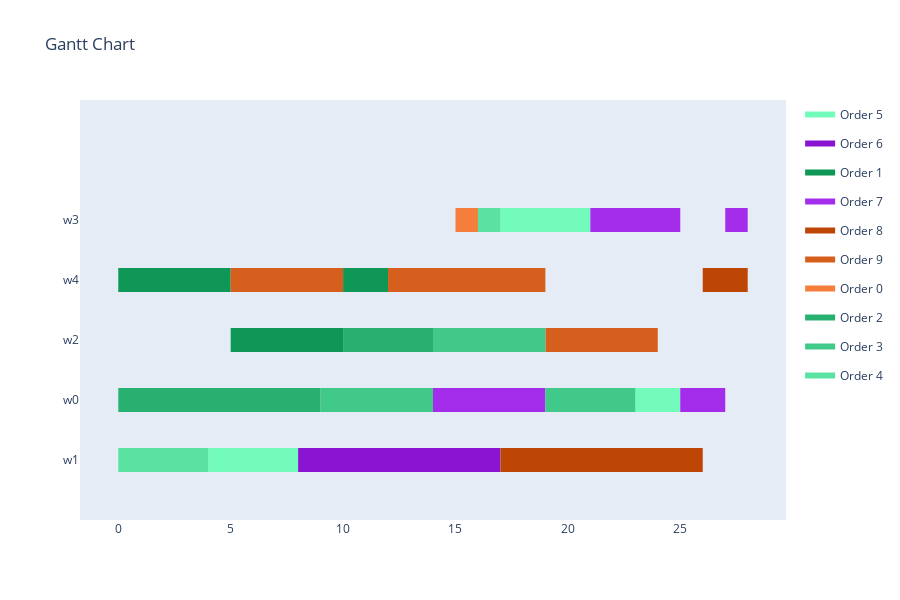

Source (notebook cell):
### Markdown cell above
Translate to Schedule

### Code cell
schedule = GAToScheduleTranslator().translate(result, selected_tasks, env, orders)
"""for workstation in schedule.assignments:
    for assignment in schedule.assignments[workstation]:
        print(f'Workstation: {workstation}, Task: {assignment[0]}, Start Time: {assignment[1]}, Duration: {durations[assignment[0]][workstation]}')"""
visualize_schedule(schedule, env, orders)

### Figure 1 — Plotly figure (JSON) as saved in the notebook; plotly's stock layout.template omitted (floating-point values rounded to 4 significant figures)
{"data": [{"fill": "toself", "fillcolor": "rgb(114, 251, 186)", "hoverinfo": "name", "legendgroup": "rgb(114, 251, 186)", "mode": "none", "name": "Order 5", "type": "scatter", "x": [17, 21, 21, 17, 17, 23, 25, 25, 23, 23, 4, 8, 8, 4], "y": [3.8, 3.8, 4.2, 4.2, null, 0.8, 0.8, 1.2, 1.2, null, -0.2, -0.2, 0.2, 0.2]}, {"fill": "toself", "fillcolor": "rgb(139, 20, 211)", "hoverinfo": "name", "legendgroup": "rgb(139, 20, 211)", "mode": "none", "name": "Order 6", "type": "scatter", "x": [8, 12, 12, 8, 8, 12, 17, 17, 12], "y": [-0.2, -0.2, 0.2, 0.2, null, -0.2, -0.2, 0.2, 0.2]}, {"fill": "toself", "fillcolor": "rgb(14, 151, 86)", "hoverinfo": "name", "legendgroup": "rgb(14, 151, 86)", "mode": "none", "name": "Order 1", "type": "scatter", "x": [0, 5, 5, 0, 0, 10, 12, 12, 10, 10, 5, 10, 10, 5], "y": [2.8, 2.8, 3.2, 3.2, null, 2.8, 2.8, 3.2, 3.2, null, 1.8, 1.8, 2.2, 2.2]}, {"fill": "toself", "fillcolor": "rgb(164, 45, 236)", "hoverinfo": "name", "legendgroup": "rgb(164, 45, 236)", "mode": "none", "name": "Order 7", "type": "scatter", "x": [21, 25, 25, 21, 21, 27, 28, 28, 27, 27, 14, 19, 19, 14, 14, 25, 27, 27, 25], "y": [3.8, 3.8, 4.2, 4.2, null, 3.8, 3.8, 4.2, 4.2, null, 0.8, 0.8, 1.2, 1.2, null, 0.8, 0.8, 1.2, 1.2]}, {"fill": "toself", "fillcolor": "rgb(189, 70, 5)", "hoverinfo": "name", "legendgroup": "rgb(189, 70, 5)", "mode": "none", "name": "Order 8", "type": "scatter", "x": [26, 28, 28, 26, 26, 17, 21, 21, 17, 17, 21, 26, 26, 21], "y": [2.8, 2.8, 3.2, 3.2, null, -0.2, -0.2, 0.2, 0.2, null, -0.2, -0.2, 0.2, 0.2]}, {"fill": "toself", "fillcolor": "rgb(214, 95, 30)", "hoverinfo": "name", "legendgroup": "rgb(214, 95, 30)", "mode": "none", "name": "Order 9", "type": "scatter", "x": [5, 10, 10, 5, 5, 12, 17, 17, 12, 12, 17, 19, 19, 17, 17, 19, 24, 24, 19], "y": [2.8, 2.8, 3.2, 3.2, null, 2.8, 2.8, 3.2, 3.2, null, 2.8, 2.8, 3.2, 3.2, null, 1.8, 1.8, 2.2, 2.2]}, {"fill": "toself", "fillcolor": "rgb(245, 126, 61)", "hoverinfo": "name", "legendgroup": "rgb(245, 126, 61)", "mode": "none", "name": "Order 0", "type": "scatter", "x": [15, 16, 16, 15], "y": [3.8, 3.8, 4.2, 4.2]}, {"fill": "toself", "fillcolor": "rgb(39, 176, 111)", "hoverinfo": "name", "legendgroup": "rgb(39, 176, 111)", "mode": "none", "name": "Order 2", "type": "scatter", "x": [10, 14, 14, 10, 10, 0, 5, 5, 0, 0, 5, 9, 9, 5], "y": [1.8, 1.8, 2.2, 2.2, null, 0.8, 0.8, 1.2, 1.2, null, 0.8, 0.8, 1.2, 1.2]}, {"fill": "toself", "fillcolor": "rgb(64, 201, 136)", "hoverinfo": "name", "legendgroup": "rgb(64, 201, 136)", "mode": "none", "name": "Order 3", "type": "scatter", "x": [14, 19, 19, 14, 14, 9, 14, 14, 9, 9, 19, 21, 21, 19, 19, 21, 23, 23, 21], "y": [1.8, 1.8, 2.2, 2.2, null, 0.8, 0.8, 1.2, 1.2, null, 0.8, 0.8, 1.2, 1.2, null, 0.8, 0.8, 1.2, 1.2]}, {"fill": "toself", "fillcolor": "rgb(89, 226, 161)", "hoverinfo": "name", "legendgroup": "rgb(89, 226, 161)", "mode": "none", "name": "Order 4", "type": "scatter", "x": [16, 17, 17, 16, 16, 0, 4, 4, 0], "y": [3.8, 3.8, 4.2, 4.2, null, -0.2, -0.2, 0.2, 0.2]}, {"legendgroup": "rgb(114, 251, 186)", "marker": {"color": "rgb(114, 251, 186)", "opacity": 0, "size": 1}, "mode": "markers", "name": "", "showlegend": false, "text": [null, null, null, null, null, null], "type": "scatter", "x": [17, 21, 23, 25, 4, 8], "y": [4, 4, 1, 1, 0, 0]}, {"legendgroup": "rgb(139, 20, 211)", "marker": {"color": "rgb(139, 20, 211)", "opacity": 0, "size": 1}, "mode": "markers", "name": "", "showlegend": false, "text": [null, null, null, null], "type": "scatter", "x": [8, 12, 12, 17], "y": [0, 0, 0, 0]}, {"legendgroup": "rgb(14, 151, 86)", "marker": {"color": "rgb(14, 151, 86)", "opacity": 0, "size": 1}, "mode": "markers", "name": "", "showlegend": false, "text": [null, null, null, null, null, null], "type": "scatter", "x": [0, 5, 10, 12, 5, 10], "y": [3, 3, 3, 3, 2, 2]}, {"legendgroup": "rgb(164, 45, 236)", "marker": {"color": "rgb(164, 45, 236)", "opacity": 0, "size": 1}, "mode": "markers", "name": "", "showlegend": false, "text": [null, null, null, null, null, null, null, null], "type": "scatter", "x": [21, 25, 27, 28, 14, 19, 25, 27], "y": [4, 4, 4, 4, 1, 1, 1, 1]}, {"legendgroup": "rgb(189, 70, 5)", "marker": {"color": "rgb(189, 70, 5)", "opacity": 0, "size": 1}, "mode": "markers", "name": "", "showlegend": false, "text": [null, null, null, null, null, null], "type": "scatter", "x": [26, 28, 17, 21, 21, 26], "y": [3, 3, 0, 0, 0, 0]}, {"legendgroup": "rgb(214, 95, 30)", "marker": {"color": "rgb(214, 95, 30)", "opacity": 0, "size": 1}, "mode": "markers", "name": "", "showlegend": false, "text": [null, null, null, null, null, null, null, null], "type": "scatter", "x": [5, 10, 12, 17, 17, 19, 19, 24], "y": [3, 3, 3, 3, 3, 3, 2, 2]}, {"legendgroup": "rgb(245, 126, 61)", "marker": {"color": "rgb(245, 126, 61)", "opacity": 0, "size": 1}, "mode": "markers", "name": "", "showlegend": false, "text": [null, null], "type": "scatter", "x": [15, 16], "y": [4, 4]}, {"legendgroup": "rgb(39, 176, 111)", "marker": {"color": "rgb(39, 176, 111)", "opacity": 0, "size": 1}, "mode": "markers", "name": "", "showlegend": false, "text": [null, null, null, null, null, null], "type": "scatter", "x": [10, 14, 0, 5, 5, 9], "y": [2, 2, 1, 1, 1, 1]}, {"legendgroup": "rgb(64, 201, 136)", "marker": {"color": "rgb(64, 201, 136)", "opacity": 0, "size": 1}, "mode": "markers", "name": "", "showlegend": false, "text": [null, null, null, null, null, null, null, null], "type": "scatter", "x": [14, 19, 9, 14, 19, 21, 21, 23], "y": [2, 2, 1, 1, 1, 1, 1, 1]}, {"legendgroup": "rgb(89, 226, 161)", "marker": {"color": "rgb(89, 226, 161)", "opacity": 0, "size": 1}, "mode": "markers", "name": "", "showlegend": false, "text": [null, null, null, null], "type": "scatter", "x": [16, 17, 0, 4], "y": [4, 4, 0, 0]}], "layout": {"height": 600, "hovermode": "closest", "showlegend": true, "title": {"text": "Gantt Chart"}, "xaxis": {"rangeselector": {"buttons": [{"count": 7, "label": "1w", "step": "day", "stepmode": "backward"}, {"count": 1, "label": "1m", "step": "month", "stepmode": "backward"}, {"count": 6, "label": "6m", "step": "month", "stepmode": "backward"}, {"count": 1, "label": "YTD", "step": "year", "stepmode": "todate"}, {"count": 1, "label": "1y", "step": "year", "stepmode": "backward"}, {"step": "all"}]}, "showgrid": false, "type": "linear", "zeroline": false}, "yaxis": {"autorange": false, "range": [-1, 6], "showgrid": false, "ticktext": ["w1", "w0", "w2", "w4", "w3"], "tickvals": [0, 1, 2, 3, 4], "zeroline": false}}}
